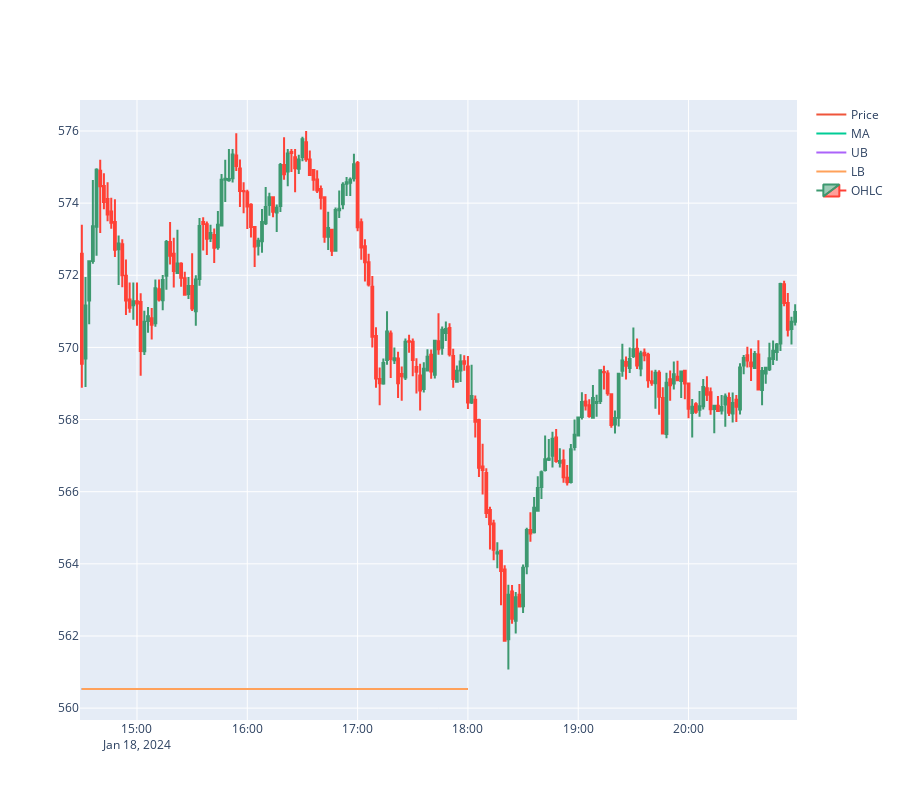

Source (notebook cell):
### Code cell
NVDA_Bot.Plotting("2m")

### Figure 1 — Plotly figure (JSON) as saved in the notebook; plotly's stock layout.template omitted (floating-point values rounded to 4 significant figures; data arrays with more than 128 entries replaced by an {"elided": "..."} marker saying what was removed)
{"data": [{"marker": {"color": [], "size": 15, "symbol": []}, "mode": "markers", "name": "Buys + Sells", "type": "scatter", "x": [], "y": []}, {"mode": "lines", "name": "Price", "type": "scatter", "x": {"elided": "211 str values"}, "y": {"elided": "211 float values"}}, {"mode": "lines", "name": "MA", "type": "scatter", "x": {"elided": "211 str values"}, "y": {"elided": "211 float values"}}, {"mode": "lines", "name": "UB", "type": "scatter", "x": {"elided": "211 str values"}, "y": {"elided": "211 float values"}}, {"mode": "lines", "name": "LB", "type": "scatter", "x": {"elided": "211 str values"}, "y": {"elided": "211 float values"}}, {"close": {"elided": "195 float values"}, "high": {"elided": "195 float values"}, "low": {"elided": "195 float values"}, "name": "OHLC", "open": {"elided": "195 float values"}, "type": "candlestick", "x": {"elided": "195 str values"}}], "layout": {"height": 800, "xaxis": {"rangeslider": {"visible": false}}}}
